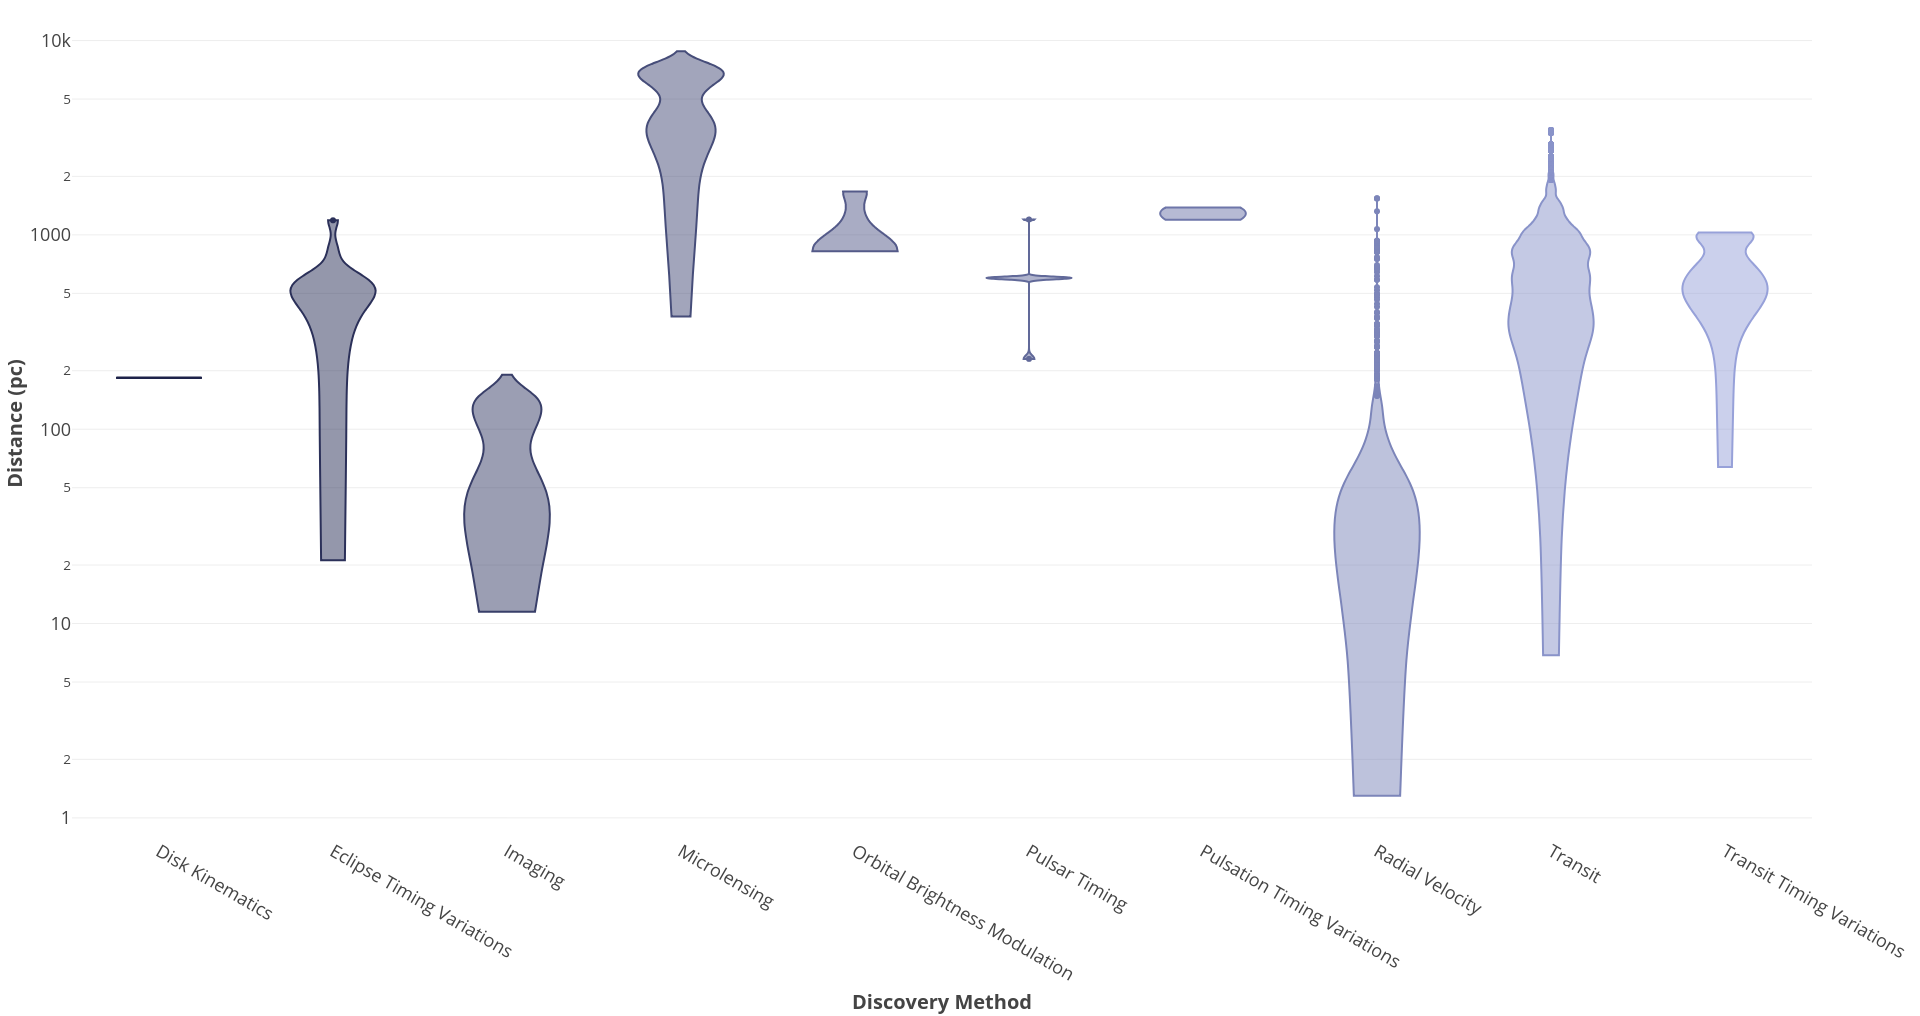

The R source for this figure:

# Paths:
path_data = "data/"
path_lib = "renv/library/R-4.1/x86_64-pc-linux-gnu/"

# Packages:
require(dplyr, lib = path_lib)
require(readr, lib = path_lib)
require(RColorBrewer, lib = path_lib)
require(plotly, lib = path_lib)

# Dataset:
df = readr::read_csv(paste0(path_data, "nasa_exoplanets.csv")) %>%
         as.data.frame()
attr(df, "spec") = NULL
df_varnames = readr::read_csv(paste0(path_data, "nasa_exoplanets_var_names.csv")) %>%
                  as.data.frame()
attr(df_varnames, "spec") = NULL

# Variables:
cat_var = "discoverymethod"
cat_var_name = (df_varnames %>%
                    dplyr::filter(var == cat_var))$var_name
num_var = "sy_dist"
num_var_name = (df_varnames %>%
                    dplyr::filter(var == num_var))$var_name

# Adapt the data:
df_plot = df %>%
              dplyr::select(cat_var,
                            num_var)

# Deal with NA:
df_plot[which(is.na(df_plot[, cat_var])), cat_var] = "NA"

# Levels order:
sorted_levels = sort(unique(df_plot[, cat_var]))
df_plot[, cat_var] = factor(x = df_plot[, cat_var],
                            levels = sorted_levels)

# Plot:
my_palette = colorRampPalette(c("#111539", "#97A1D9"))
n_levels = length(unique(df_plot[, cat_var]))
p = plot_ly(
    data = df_plot,
    type = "violin",
    y = ~eval(parse(text = num_var)),
    color = ~eval(parse(text = cat_var)),
    colors = my_palette(n_levels),
    spanmode = "hard"
) %>%
    layout(
        xaxis = list(
            title = paste0("<b>", cat_var_name, "</b>"),
            titlefont = list(size = 20),
            tickfont = list(size = 18),
            categoryorder = "array"
        ),
        yaxis = list(
            title = paste0("<b>", num_var_name, "</b>"),
            titlefont = list(size = 20),
            tickfont = list(size = 18),
            type = "log"
        ),
        margin = list(
            l = 10,
            r = 10,
            t = 10,
            b = 10
        ),
        hoverlabel = list(font = list(size = 16)),
        showlegend = FALSE
    )

p
